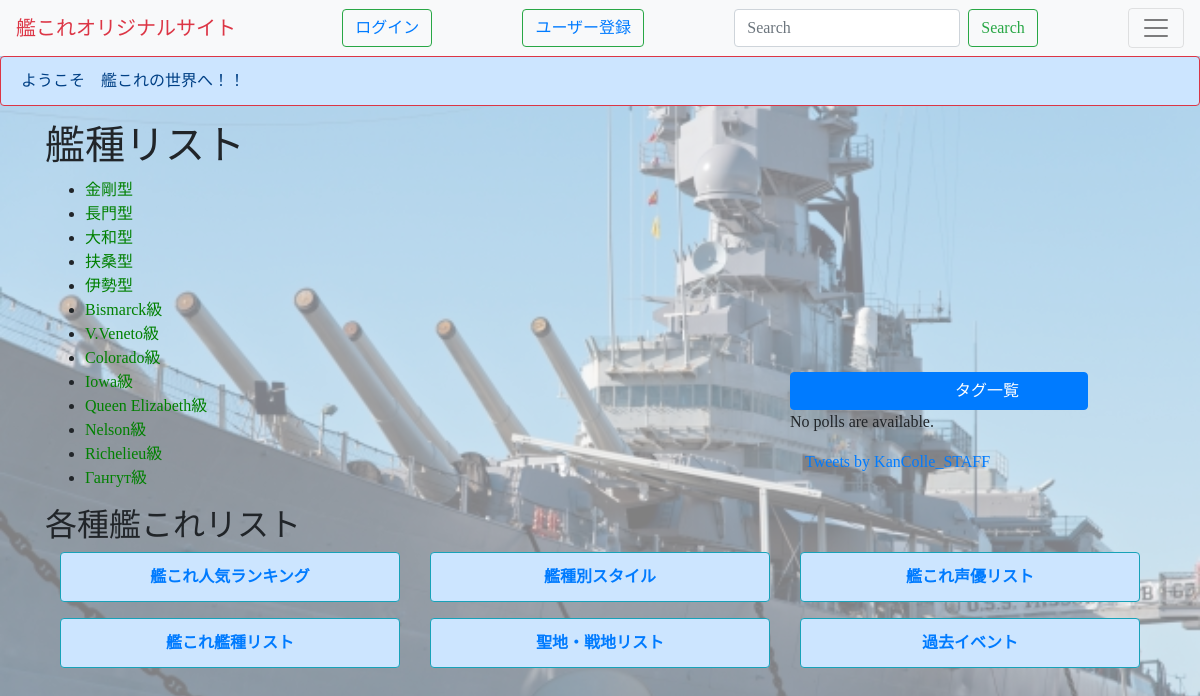
/kansyu/5, run on the app's committed database.
### polls/models.py (models this page shows, shortened)
class Oogata(models.Model):
    typename=models.CharField(max_length=200)
    kansyu=models.ForeignKey(Kansyu, on_delete=models.CASCADE)

### polls/views.py (the view)
# urls.py: path('kansyu/<int:kansyu_id>',views.kansyu_by_type, name='kansyu_by_type'),
def kansyu_by_type(request,kansyu_id):
    oogatas = Oogata.objects.filter(kansyu=kansyu_id)
    context = {'oogatas':oogatas}
    return render(request, 'polls/kansyu_by_type.html',context)

### polls/templates/polls/kansyu_by_type.html
{% extends 'polls/base.html' %}
{% block content %}
<h1>艦種リスト</h1>
{% if oogatas %}
    <ul>
    {% for oogata in oogatas %}
        <li><a href="{% url 'kanmusu_by_type' oogata.id %}">{{oogata.typename}}</a></li>
    {% endfor %}
    </ul>
{% endif %}
{% endblock %}

### polls/static/polls/style.css (style rules this page uses)
li a { color: green; }
body { background-image:url("images/9300b46ef0c34f2cccaa72ff57401008_s.jpg"); background-color: rgba(255,255,255,0.5); background-blend-mode:lighten; background-size: 100%; background-repeat: no-repeat; background-attachment: fixed; font-family:"Yu Gothic", "游ゴシック", YuGothic, "游ゴシック体"; }

### data on the page
Oogata: typename "金剛型"
Oogata: typename "長門型"
Oogata: typename "大和型"
Oogata: typename "扶桑型"
Oogata: typename "伊勢型"
Oogata: typename "Bismarck級"
Oogata: typename "V.Veneto級"
Oogata: typename "Colorado級"
Oogata: typename "Iowa級"
Oogata: typename "Queen Elizabeth級"
Oogata: typename "Nelson級"
Oogata: typename "Richelieu級"
Oogata: typename "Гангут級"
